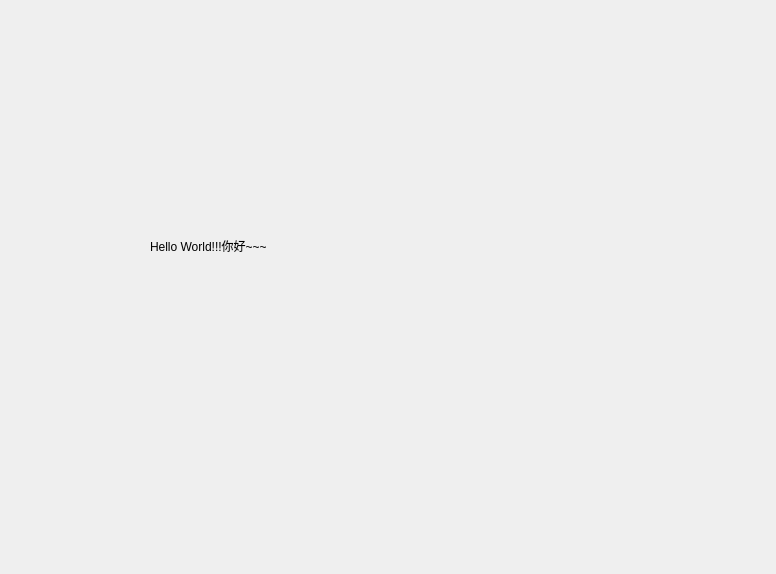
<?xml version="1.0" encoding="UTF-8"?>
<ui version="4.0">
 <class>HelloDialog</class>
 <widget class="QDialog" name="HelloDialog">
  <property name="geometry">
   <rect>
    <x>0</x>
    <y>0</y>
    <width>776</width>
    <height>574</height>
   </rect>
  </property>
  <property name="windowTitle">
   <string>Dialog</string>
  </property>
  <widget class="QLabel" name="label">
   <property name="geometry">
    <rect>
     <x>150</x>
     <y>120</y>
     <width>411</width>
     <height>251</height>
    </rect>
   </property>
   <property name="text">
    <string>Hello World!!!你好~~~</string>
   </property>
  </widget>
 </widget>
 <resources/>
 <connections/>
</ui>
